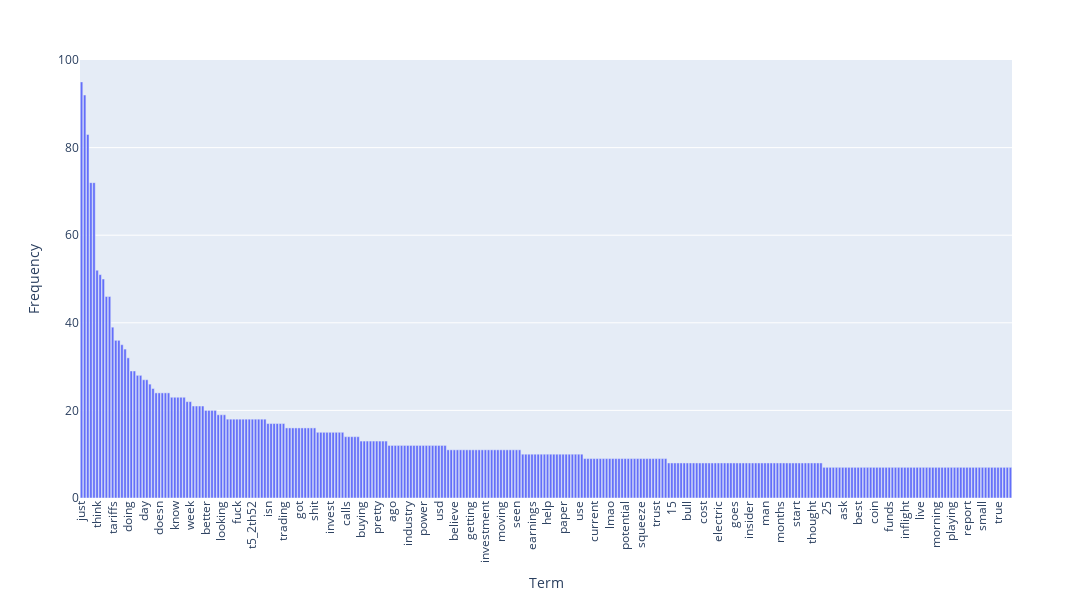

Notebook code for this chart:
### Markdown cell above
### >>> **Exercise 14 (take home):** 
Additionally, you can attempt to sort the terms on the `x-axis` by frequency instead of in alphabetical order. This way the visualization is more meaninfgul and you will be able to observe the so called [long tail](https://en.wikipedia.org/wiki/Long_tail) (get familiar with this term since it will appear a lot in data mining and other statistics courses). see picture below

![alt txt](https://upload.wikimedia.org/wikipedia/commons/thumb/8/8a/Long_tail.svg/1000px-Long_tail.svg.png)

### Code cell
# Answer here
# using the new countvectorizer, we plot the top 300 most frequent tokens

# get indexes and freq for each token and sort them
term_frequencies_idx = [(idx, freq) for idx, freq in enumerate(term_frequencies_new)]
term_frequencies_idx_sorted = sorted(term_frequencies_idx, key=lambda x: x[1], reverse=True)

# get the top 100 most frequently used tokens
feature_names_filtered = [idx for idx, freq in term_frequencies_idx_sorted][:300]
term_frequencies_sorted = [freq for idx, freq in term_frequencies_idx_sorted][:300]

fig = px.bar(pd.DataFrame({"term": vectorizer_new.get_feature_names_out()[feature_names_filtered], "frequency": term_frequencies_sorted}), 
             x="term", 
             y="frequency",
             labels={"term": "Term", "frequency": "Frequency"})

fig.update_layout(xaxis_tickangle=-90, 
                  width=1200, height=600)

fig.show()

### Figure 1 — Plotly figure (JSON) as saved in the notebook; plotly's stock layout.template omitted (floating-point values rounded to 4 significant figures; data arrays with more than 128 entries replaced by an {"elided": "..."} marker saying what was removed)
{"data": [{"hovertemplate": "Term=%{x}<br>Frequency=%{y}<extra></extra>", "legendgroup": "", "marker": {"color": "#636efa", "pattern": {"shape": ""}}, "name": "", "orientation": "v", "showlegend": false, "textposition": "auto", "type": "bar", "x": {"elided": "300 str values"}, "xaxis": "x", "y": {"elided": "300 int values"}, "yaxis": "y"}], "layout": {"barmode": "relative", "height": 600, "legend": {"tracegroupgap": 0}, "margin": {"t": 60}, "width": 1200, "xaxis": {"anchor": "y", "domain": [0, 1], "tickangle": -90, "title": {"text": "Term"}}, "yaxis": {"anchor": "x", "domain": [0, 1], "title": {"text": "Frequency"}}}}
